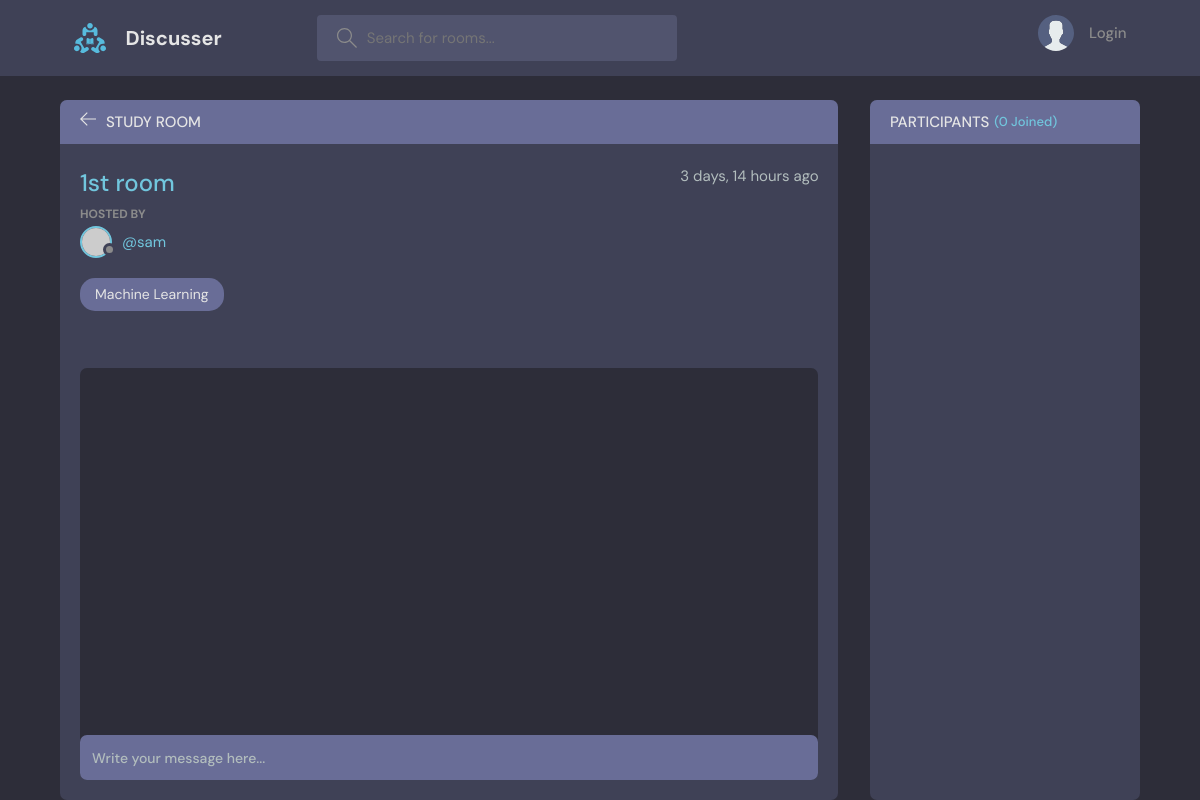
The app's page /room/1/, older data.
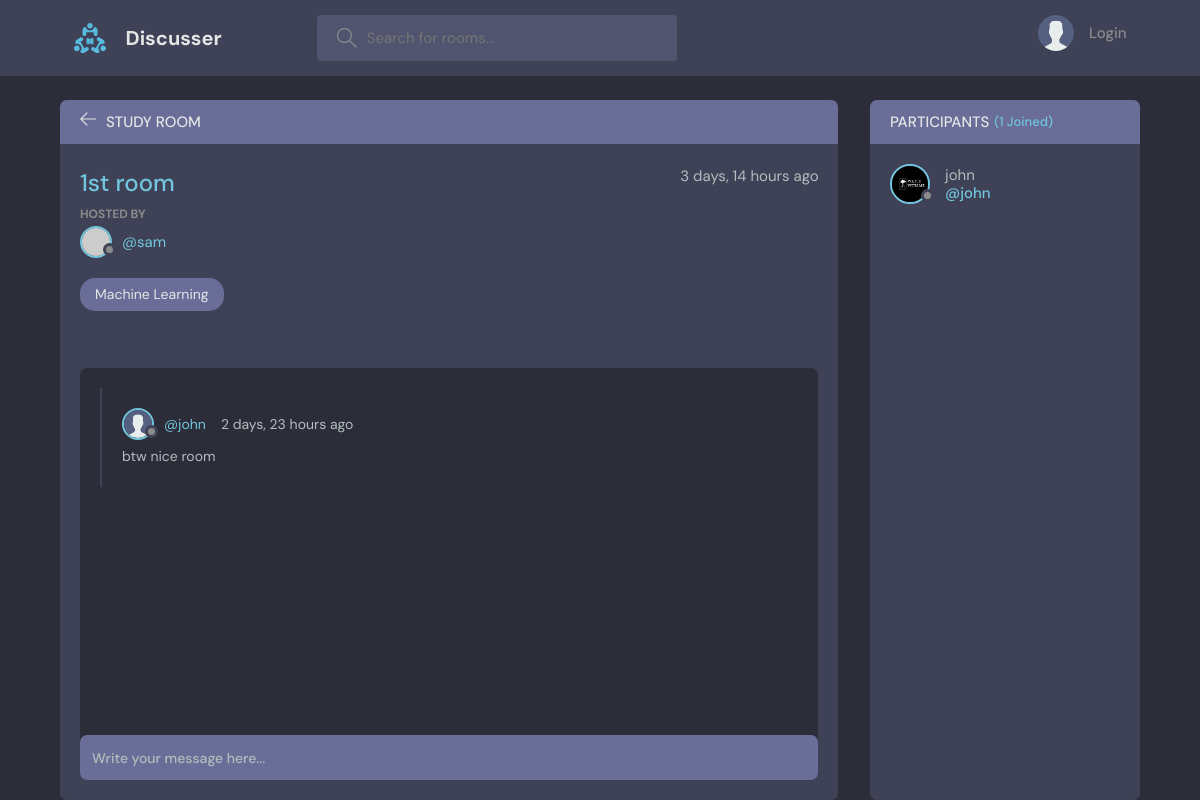
The same page, newer data.
### base/models.py (models this page shows, shortened)
class Message(models.Model):
    user=models.ForeignKey(User, on_delete=models.CASCADE)
    room = models.ForeignKey(Room, on_delete=models.CASCADE)
    body = models.TextField()
    updated = models.DateTimeField(auto_now = True)
    created = models.DateTimeField(auto_now_add = True)
    class Meta:
        ordering = ['-updated','-created']

class User(AbstractUser):
    name = models.CharField(max_length = 200, null=True)
    email = models.EmailField(unique = True,null=True)
    bio = models.TextField(null=True)
    avatar = models.ImageField(null=True ,default="avatar.svg")
    USERNAME_FIELD = 'email'
    REQUIRED_FIELDS = []

class Room(models.Model):
    host=models.ForeignKey(User, on_delete=models.SET_NULL,null=True)
    topic =models.ForeignKey(Topic, on_delete=models.SET_NULL,null=True)
    name = models.CharField(max_length = 200)
    description = models.TextField(null=True, blank=True)
    participants = models.ManyToManyField(User, related_name='participants',blank=True)
    updated = models.DateTimeField(auto_now = True)
    created = models.DateTimeField(auto_now_add = True)
    class Meta:
        ordering = ['-updated','-created']

### base/views.py (the view, shortened to what this page needs)
# urls.py: path("room/<str:pk>/",views.room,name='room'),
def room(request,pk):
    room = Room.objects.get(id=pk)
    roomMessages = room.message_set.all()
    participants = room.participants.all()
    context = {'room':room,'roomMessages':roomMessages,'participants':participants}
    return render(request,'base/room.html',context)

### base/models.py (called while the page is built)
    def __str__(self):
        return self.name

### base/templates/base/room.html (shortened to what this page needs)
{% extends 'main.html' %} {% block content %}
<main class="profile-page layout layout--2">
  <div class="container">
    <div class="room">
      <div class="room__top">
        <div class="room__topLeft">
          <a href="/">
            <svg
              version="1.1"
              xmlns="http://www.w3.org/2000/svg"
              width="32"
              height="32"
              viewBox="0 0 32 32"
            >
              <title>arrow-left</title>
              <path
                d="M13.723 2.286l-13.723 13.714 13.719 13.714 1.616-1.611-10.96-10.96h27.625v-2.286h-27.625l10.965-10.965-1.616-1.607z"
              ></path>
            </svg>
          </a>
          <h3>Study Room</h3>
        </div>
      </div>
      <div class="room__box scroll">
        <div class="room__header scroll">
          <div class="room__info">
            <h3>{{room.name}}</h3>
            <span>{{room.created|timesince}} ago</span>
          </div>
          <div class="room__hosted">
            <p>Hosted By</p>
            <a href="/user-profile/{{room.host.id}}" class="room__author">
              <div class="avatar avatar--small">
                <img src="https://randomuser.me/api/portraits/men/37.jpg" />
              </div>
              <span>@{{room.host.username}}</span>
            </a>
          </div>
          <span class="room__topics">{{room.topic}}</span>
        </div>
        <div class="room__conversation">
          <div class="threads scroll">
            {% for message in roomMessages %}
            <div class="thread">
              <div class="thread__top">
                <div class="thread__author">
                  <a
                    href="/user-profile/{{message.user.id}}"
                    class="thread__authorInfo"
                  >
                    <div class="avatar avatar--small">
                      <img src="{{message.user.avatar.url}}" />
                    </div>
                    <span>@{{message.user.username}}</span>
                  </a>
                  <span class="thread__date"
                    >{{message.created|timesince}} ago</span
                  >
                </div>
              </div>
              <div class="thread__details">{{message.body}}</div>
            </div>
            {% endfor %}
          </div>
        </div>
      </div>
      <div class="room__message">
        <form action="" method="POST">
          <input name="body" placeholder="Write your message here..." />
        </form>
      </div>
    </div>
    <div class="participants">
      <h3 class="participants__top">
        Participants <span>({{participants.count}} Joined)</span>
      </h3>
      <div class="participants__list scroll">
        {% for user in participants %}
        <a href="/user-profile/{{user.id}}" class="participant">
          <div class="avatar avatar--medium">
            <img src="{{room.host.avatar.url}}" />
          </div>
          <p>
            {{user.username}}
            <span>@{{user.username}}</span>
          </p>
        </a>
        {% endfor %}
      </div>
    </div>
  </div>
</main>
{% endblock content%}

Row changes from the older to the newer data that the page shows:
added Message: user.avatar (placeholder picture), user.username "john", created "2 days, 23 hours", body "btw nice room"
added User: host.avatar (picture), username "john"
Text that changed along with them:
{{ participants.count }}: "0" → "1"
